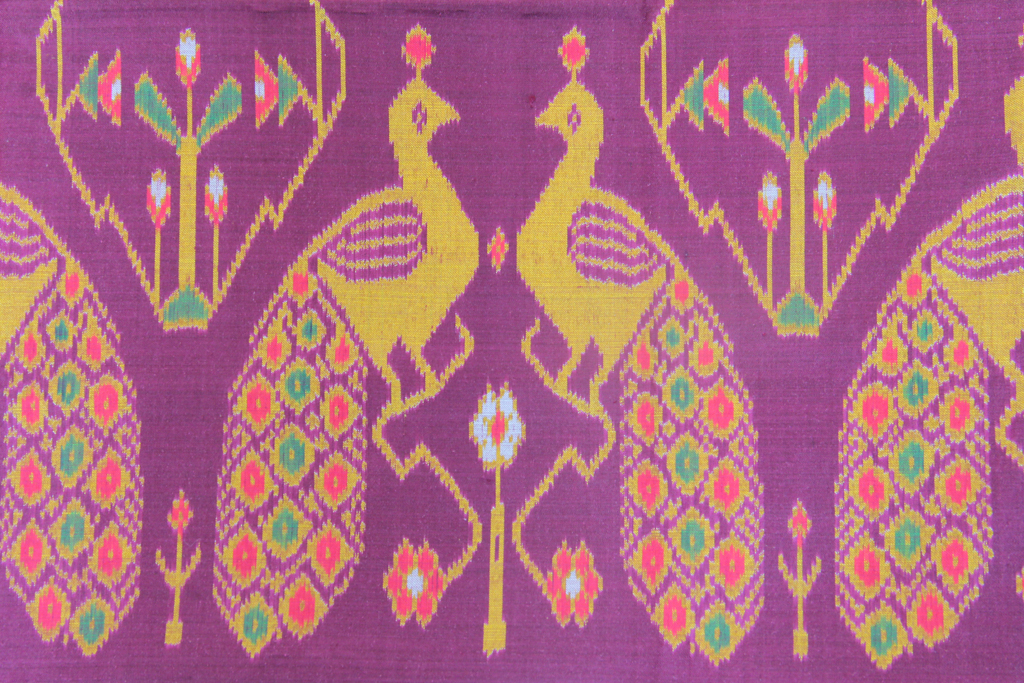
#> input picture images/005.jpg, 1024 x 683 px, found by its file name
$ python ProcessBackground.py
#> lines starting #> are read from the running program, lines starting #| are printed output that depends on the picture; after the words box and inside, x2 and y2 are one past the last pixel; in counts of white or black regions, pixels touching at a corner belong together
import cv2
import numpy as np

KERNEL_SIZE = 3

class ProcessBackground():
    def __init__(self, path):
        self.img = cv2.imread(path)
#> self.img is the input picture: shape (683, 1024, 3); mean B, G, R 129.6, 107.2, 175.2
        self.gray = ''
        self.thresh = ''

    def process(self):
        # convert originale image to gray scale
        self.gray = cv2.cvtColor(self.img, cv2.COLOR_BGR2GRAY)
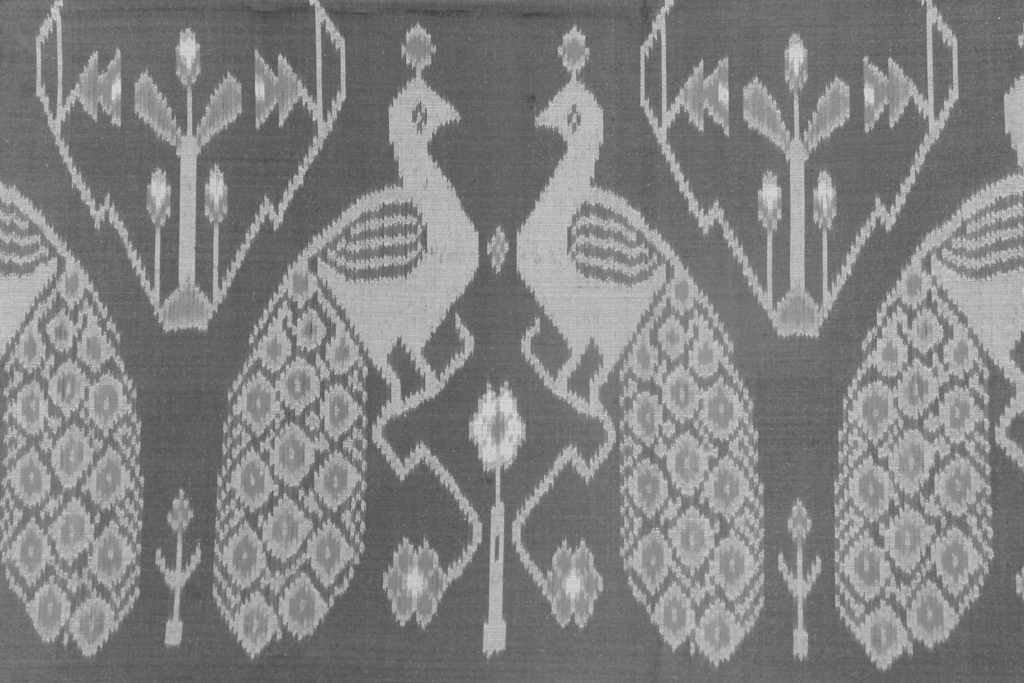
#> self.gray: shape (683, 1024); min 57, max 226, mean 130.1

        # reduce background noise using Gaussian Filter
        self.blur = cv2.GaussianBlur(self.gray, (KERNEL_SIZE, KERNEL_SIZE), 0)

        # convert to binary image
        ret, self.thresh = cv2.threshold(self.blur, 127, 255, cv2.THRESH_BINARY)
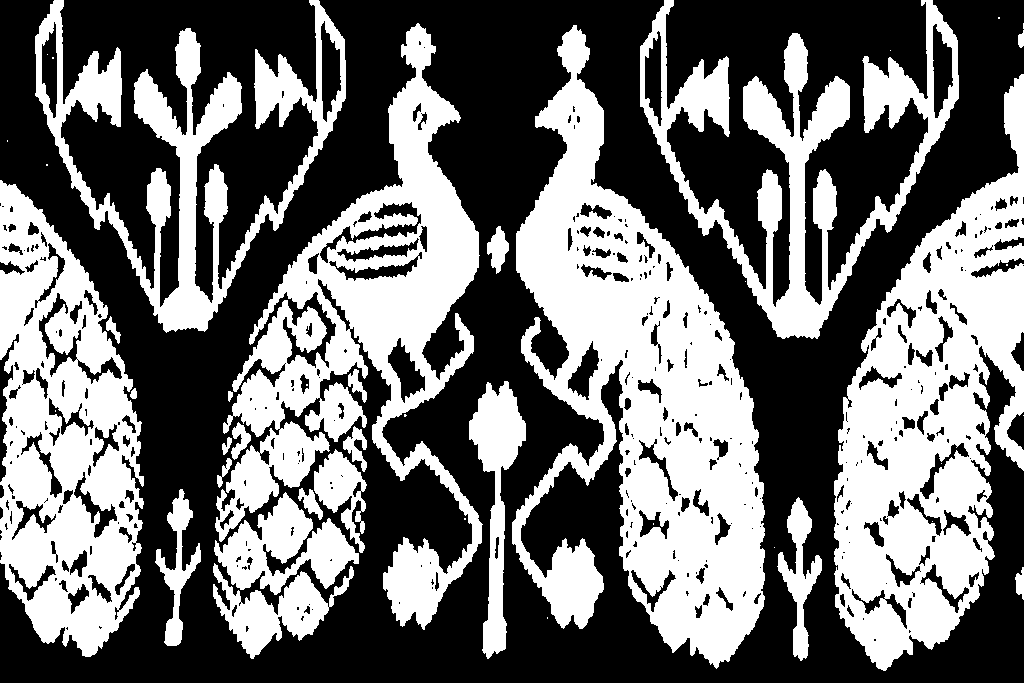
#> self.thresh: shape (683, 1024); 43.5% white; 43 white regions (19 under 20 px), largest, box (x1, y1, x2, y2) and area: (512, 25, 765, 669) 73536, (834, 74, 1024, 671) 56873, (215, 23, 483, 630) 50086

        # bitwise mask and original image
        self.result = cv2.bitwise_and(self.img, self.img, mask=self.thresh)
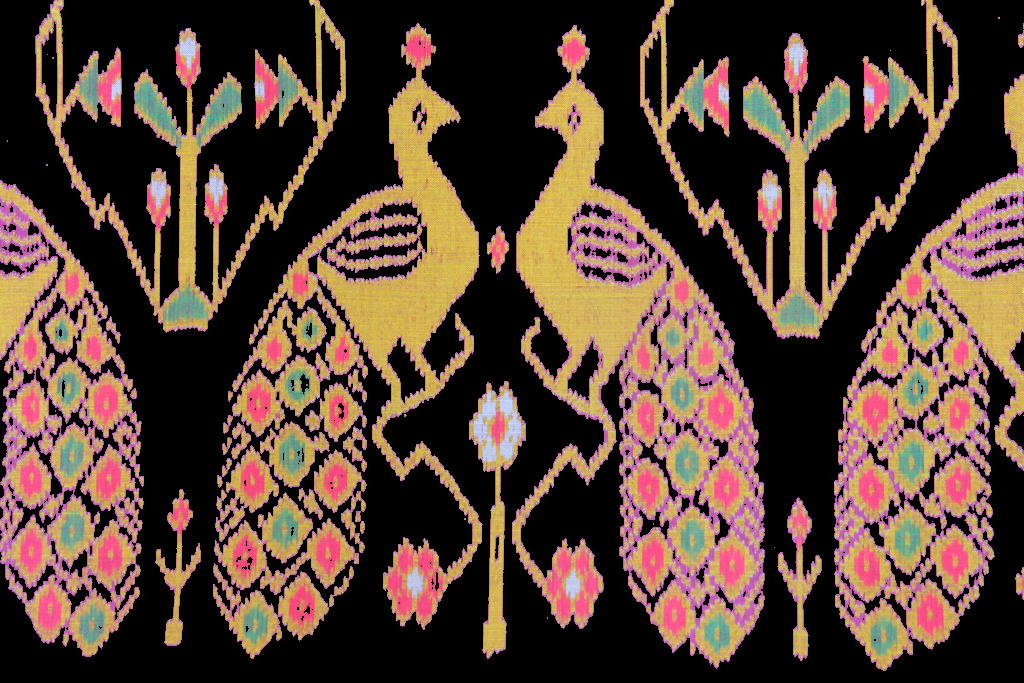
#> self.result: shape (683, 1024, 3); mean B, G, R 53.3, 65, 87.8

    def main(self):
        self.process()

        cv2.imshow("theshold image", self.result)
        key = cv2.waitKey(0)
#> (key Esc is pressed here)
        if key == 27:
            cv2.destroyAllWindows()

if __name__ == '__main__':
    path = '/Users/phisan/Sites/research/Frabics/images/005.jpg'
    process = ProcessBackground(path)
    process.main()

$ run again, with images/001.jpg copied over images/005.jpg
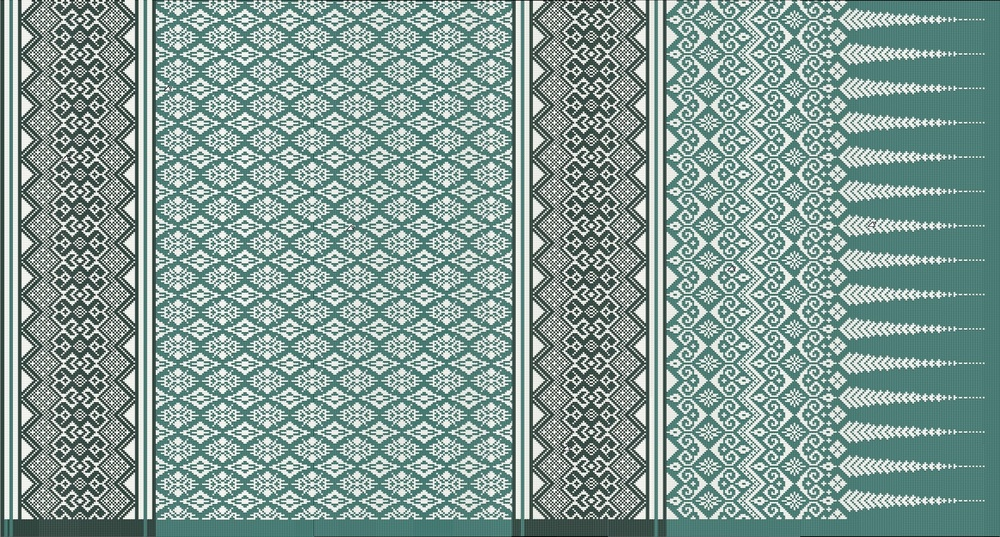
#> input picture images/001.jpg, 1000 x 537 px, shrunk from 3072 x 1650 before the run, found by its file name
#> in __init__, self.img is the input picture: shape (537, 1000, 3); mean B, G, R 151.3, 157.1, 132.7
#> in process, `ret, self.thresh = cv2.threshold(self.blur, 127, 255, cv2.THRESH_BINARY)`:
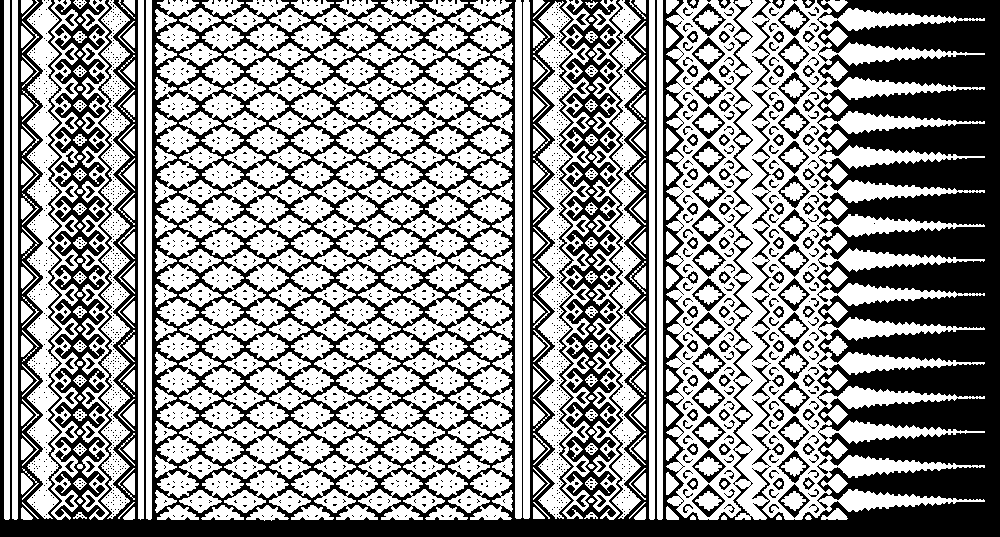
#> self.thresh: shape (537, 1000); 58.3% white; 3097 black regions (2823 under 20 px), largest, box (x1, y1, x2, y2) and area: (0, 0, 1000, 537) 197794, (692, 72, 726, 105) 299, (692, 347, 726, 380) 297
#> in process, `self.result = cv2.bitwise_and(self.img, self.img, mask=self.thresh)`:
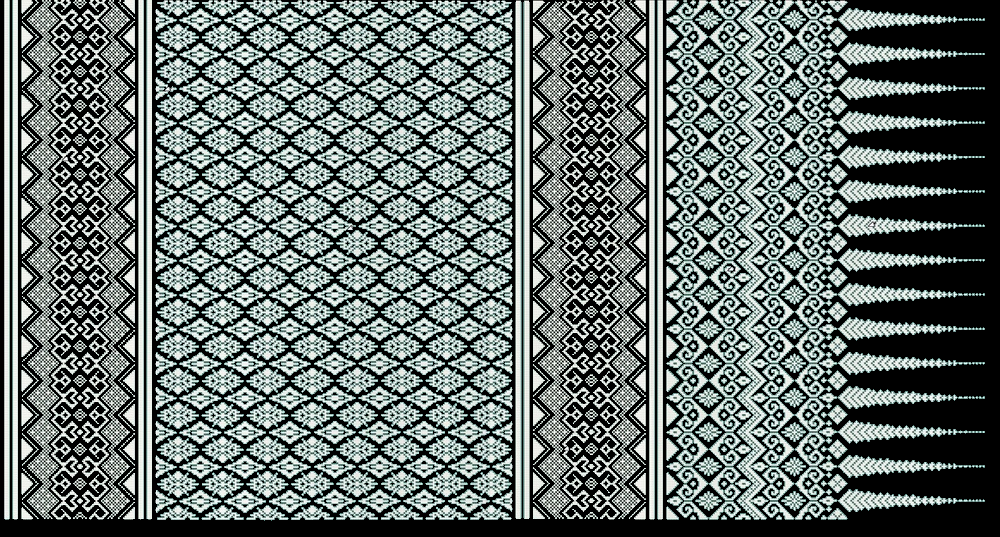
#> self.result: shape (537, 1000, 3); mean B, G, R 109.2, 112.1, 102.6

$ run again, with images/002.jpg copied over images/005.jpg
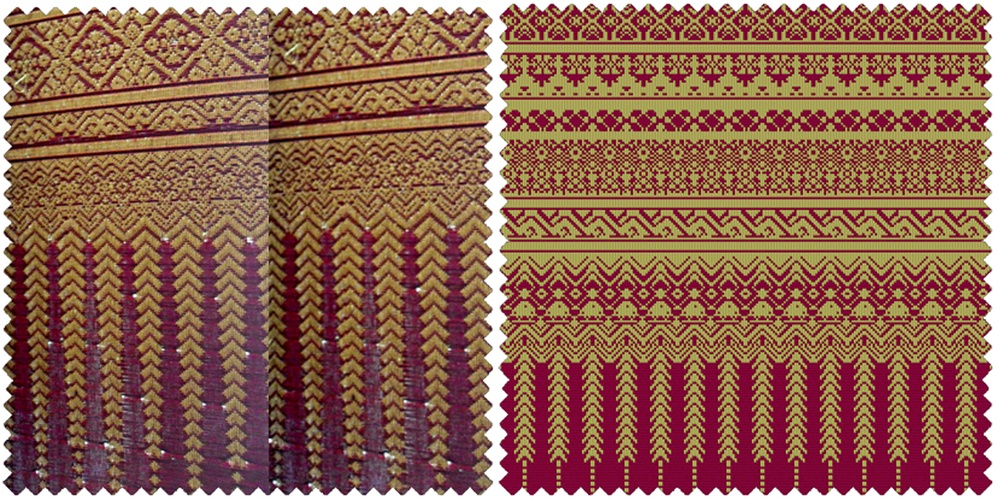
#> input picture images/002.jpg, 1000 x 501 px, shrunk from 3508 x 1758 before the run, found by its file name
#> in __init__, self.img is the input picture: shape (501, 1000, 3); mean B, G, R 79.7, 98.5, 143
#> in process, `ret, self.thresh = cv2.threshold(self.blur, 127, 255, cv2.THRESH_BINARY)`:
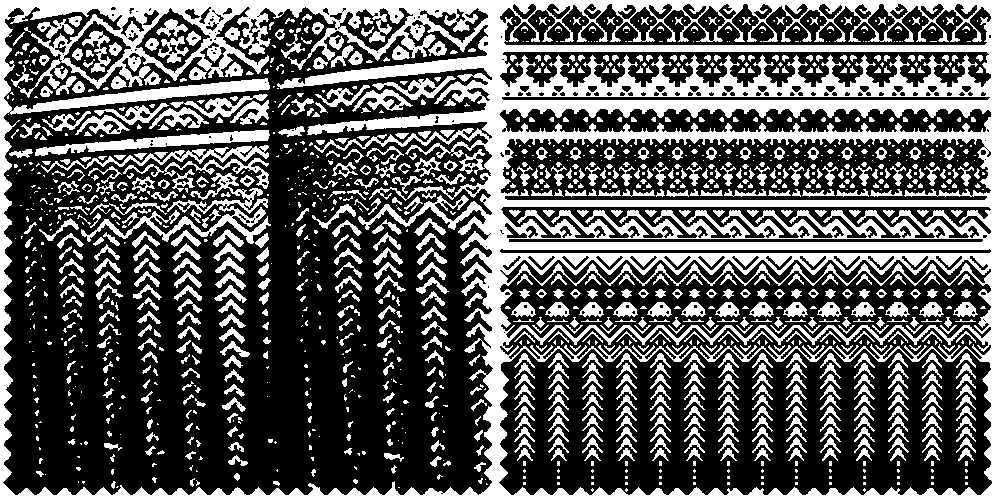
#> self.thresh: shape (501, 1000); 36.3% white; 1554 white regions (730 under 20 px), largest, box (x1, y1, x2, y2) and area: (0, 0, 1000, 501) 111526, (81, 173, 271, 244) 2678, (35, 130, 270, 156) 2144
#> in process, `self.result = cv2.bitwise_and(self.img, self.img, mask=self.thresh)`:
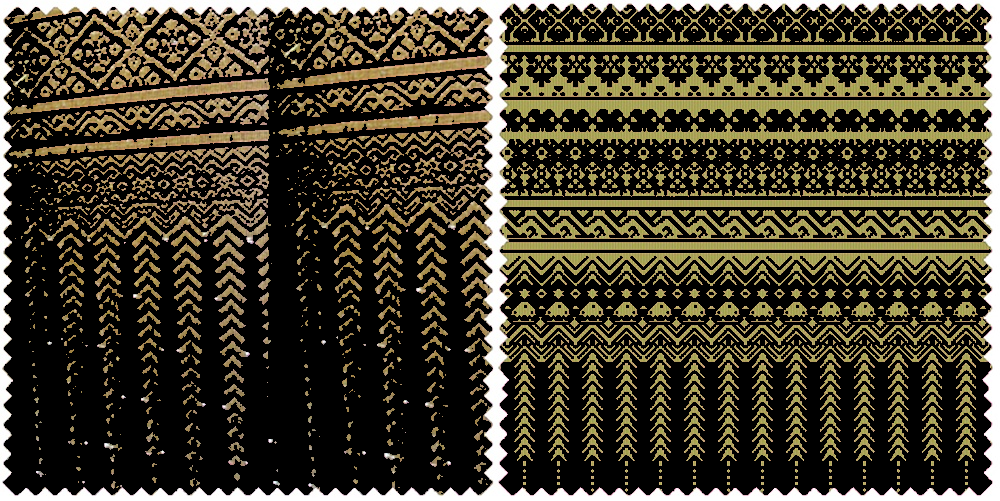
#> self.result: shape (501, 1000, 3); mean B, G, R 45.5, 62.6, 68.8

$ run again, with images/003.jpg copied over images/005.jpg
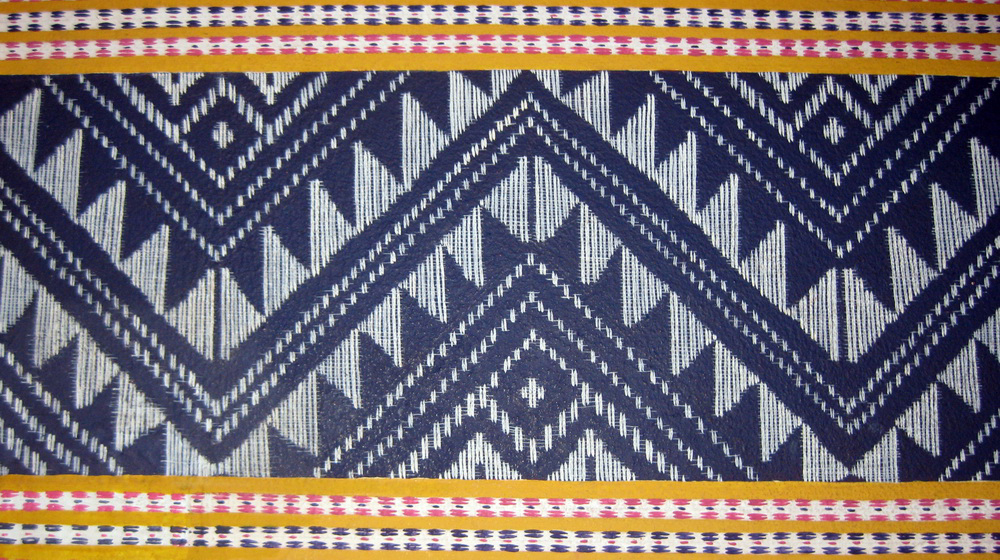
#> input picture images/003.jpg, 1000 x 560 px, found by its file name
#> in __init__, self.img is the input picture: shape (560, 1000, 3); mean B, G, R 112, 108.8, 117.5
#> in process, `ret, self.thresh = cv2.threshold(self.blur, 127, 255, cv2.THRESH_BINARY)`:
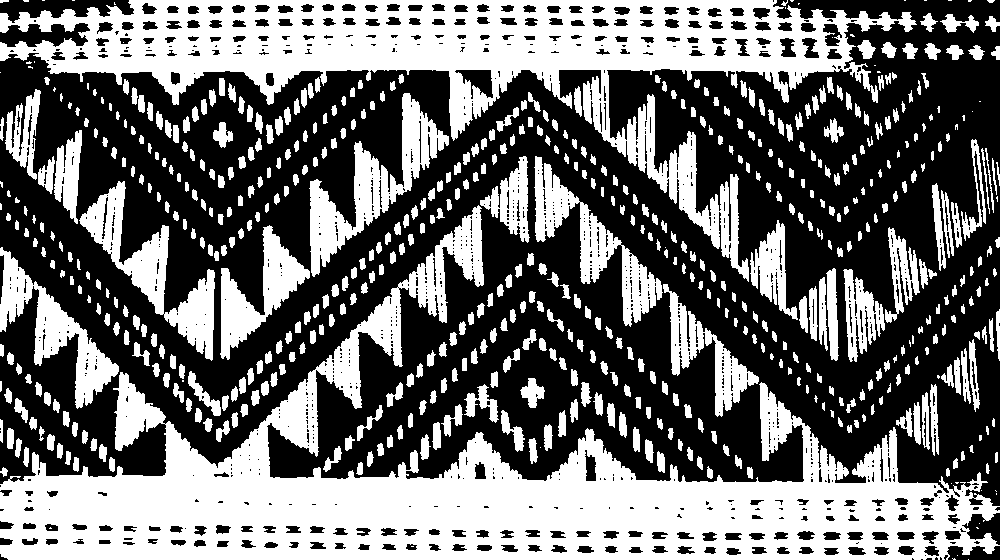
#> self.thresh: shape (560, 1000); 42.9% white; 641 white regions (56 under 20 px), largest, box (x1, y1, x2, y2) and area: (0, 205, 1000, 560) 95005, (0, 0, 917, 282) 60700, (309, 93, 449, 277) 6977
#> in process, `self.result = cv2.bitwise_and(self.img, self.img, mask=self.thresh)`:
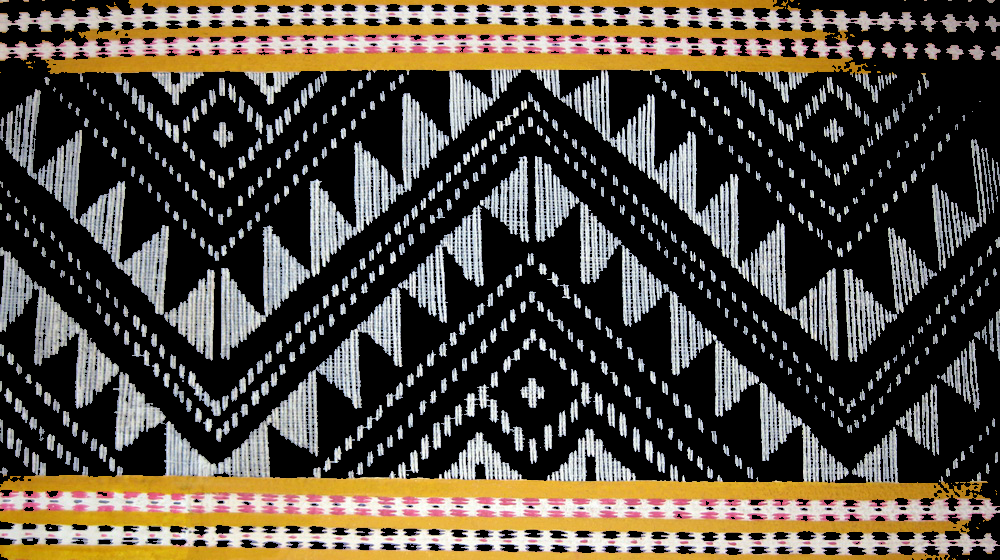
#> self.result: shape (560, 1000, 3); mean B, G, R 64.2, 75.4, 83.2
